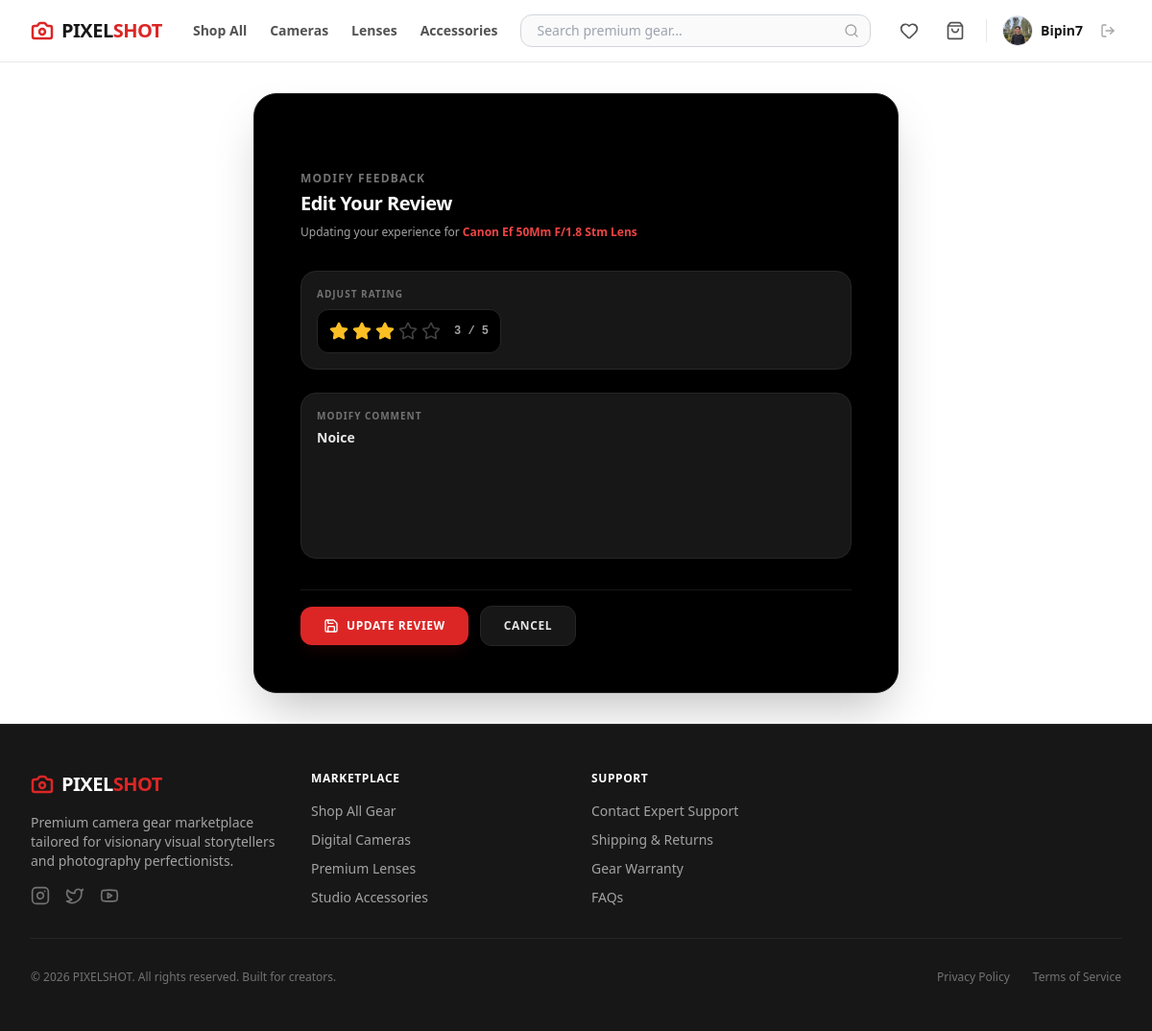
Screenshot of /review/edit/1/ (signed in) with the database file from the repository.
### ps_app/models.py (models this page shows, shortened)
class User(AbstractUser):
    phone = models.CharField(max_length=20, blank=True)
    address = models.TextField(blank=True)
    profile_picture = models.ImageField(upload_to='images/user/', blank=True, null=True)

class Review(models.Model):
    product = models.ForeignKey(Product, on_delete=models.CASCADE, related_name='reviews')
    customer = models.ForeignKey(User, on_delete=models.CASCADE)
    rating = models.PositiveIntegerField(default=5)
    comment = models.TextField()
    created_at = models.DateTimeField(auto_now_add=True)

class Product(models.Model):
    class Category(models.TextChoices):
        CAMERAS = 'cameras', 'Camera Bodies'
        LENSES = 'lenses', 'Lenses & Optics'
        STABILIZERS = 'stabilizers', 'Gimbals & Tripods'
        LIGHTING = 'lighting', 'Studio & On-Camera Lighting'
        AUDIO = 'audio', 'Microphones & Audio Recorders'
        STORAGE = 'storage', 'Memory Cards & Drives'
        ACCESSORIES = 'accessories', 'Bags, Power & Rigging'
    class Condition(models.TextChoices):
        NEW = 'new', 'Brand New (Sealed)'
        REFURBISHED = 'refurbished', 'Factory Refurbished'
        OPEN_BOX = 'open_box', 'Open Box / Mint'
    brand = models.ForeignKey(Brand, on_delete=models.SET_NULL, null=True, related_name='products')
    name = models.CharField(max_length=255)
    category = models.CharField(max_length=20, choices=Category.choices)
    condition = models.CharField(max_length=20, choices=Condition.choices, default=Condition.NEW)
    description = models.TextField()
    price = models.DecimalField(max_digits=10, decimal_places=2)
    stock = models.PositiveIntegerField(default=0)
    product_image = models.ImageField(upload_to='images/products/')
    sku = models.CharField(max_length=100, unique=True, blank=True, null=True, help_text="Unique Product SKU Stock Identifier")
    is_active = models.BooleanField(default=True)
    created_at = models.DateTimeField(auto_now_add=True)

### ps_app/views/review_view.py (the view, shortened to what this page needs)
# urls.py: path('review/edit/<int:review_id>/', edit_review_view, name='edit_review'),
@login_required
def edit_review_view(request, review_id):
    review = Review.objects.filter(id=review_id, customer=request.user).first()
    errors = {}
    return render(request, 'main/edit_review_page.html', {'review': review})

### ps_app/templates/main/edit_review_page.html (shortened to what this page needs)
<!DOCTYPE html>
<html lang="en">
<head>
    {% load static %}
    <link href="{% static 'css/styles.css' %}" rel="stylesheet" />
</head>
<body class="bg-white font-sans min-h-screen flex flex-col text-neutral-900">
    {% include 'components/_navbar.html' %}
    <main class="flex-grow flex items-center justify-center p-4 sm:p-6 lg:p-8">
        <form method="POST" class="w-full max-w-2xl bg-black border border-neutral-800 rounded-3xl overflow-hidden shadow-2xl p-8 lg:p-12 space-y-8">
            <div>
                <h2 class="text-xs font-bold uppercase tracking-widest text-neutral-500 mb-1">Modify Feedback</h2>
                <p class="text-xl font-extrabold text-white tracking-tight">Edit Your Review</p>
                <p class="text-xs text-neutral-400 mt-2">Updating your experience for <span class="text-red-500 font-bold">{{ review.product.name }}</span></p>
            </div>
            <div class="space-y-6">
                <div class="bg-neutral-900 border border-neutral-800 p-4 rounded-2xl">
                    <label class="text-[10px] font-bold uppercase tracking-widest text-neutral-500 block mb-2">Adjust Rating</label>
                    <div class="flex items-center gap-1.5 bg-black border border-neutral-800 p-3 rounded-xl inline-flex">
                        <div class="flex items-center gap-1">
                            <button type="button" data-star="1" class="star-btn text-neutral-700 hover:scale-110 transition-transform focus:outline-none">
                                <i data-lucide="star" class="w-5 h-5"></i>
                            </button>
                            <button type="button" data-star="2" class="star-btn text-neutral-700 hover:scale-110 transition-transform focus:outline-none">
                                <i data-lucide="star" class="w-5 h-5"></i>
                            </button>
                            <button type="button" data-star="3" class="star-btn text-neutral-700 hover:scale-110 transition-transform focus:outline-none">
                                <i data-lucide="star" class="w-5 h-5"></i>
                            </button>
                            <button type="button" data-star="4" class="star-btn text-neutral-700 hover:scale-110 transition-transform focus:outline-none">
                                <i data-lucide="star" class="w-5 h-5"></i>
                            </button>
                            <button type="button" data-star="5" class="star-btn text-neutral-700 hover:scale-110 transition-transform focus:outline-none">
                                <i data-lucide="star" class="w-5 h-5"></i>
                            </button>
                        </div>
                        <span id="rating_display" class="text-xs font-mono font-bold text-neutral-400 ml-2">{{ review.rating|default:5 }} / 5</span>
                    </div>
                </div>
                <div class="bg-neutral-900 border border-neutral-800 p-4 rounded-2xl focus-within:border-red-600 transition-colors">
                    <label class="text-[10px] font-bold uppercase tracking-widest text-neutral-500 block mb-1">Modify Comment</label>
                    <textarea id="id_comment" name="comment" rows="5" required placeholder="Update what you liked or disliked about this product..." class="w-full bg-transparent text-sm font-semibold text-neutral-200 focus:outline-none placeholder-neutral-700 resize-none leading-relaxed">{{ review.comment|default:'' }}</textarea>
                </div>
            </div>
            <div class="flex items-center gap-3 pt-4 border-t border-neutral-900">
                <button type="submit" class="flex-grow sm:flex-none bg-red-600 hover:bg-red-700 text-white font-bold py-3 px-6 rounded-xl transition-all flex items-center justify-center gap-2 text-xs uppercase tracking-wider shadow-lg shadow-red-600/10">
                    <i data-lucide="save" class="w-4 h-4"></i>
                    Update Review
                </button>
                <a href="{{ request.META.HTTP_REFERER }}" class="flex-grow sm:flex-none bg-neutral-900 hover:bg-neutral-800 text-neutral-200 font-bold py-3 px-6 rounded-xl transition-all flex items-center justify-center gap-2 text-xs uppercase tracking-wider border border-neutral-800">
                    Cancel
                </a>
            </div>
        </form>
    </main>
    {% include 'components/_footer.html' %}
</body>
</html>

### ps_app/templates/components/_navbar.html (shortened to what this page needs)
<nav class="bg-white border-b border-gray-200 sticky top-0 z-50 font-sans text-neutral-900">
    <div class="max-w-7xl mx-auto px-4 sm:px-6 lg:px-8">
        <div class="flex justify-between h-16 items-center">
            <div class="flex items-center gap-8">
                <a href="/" class="flex items-center gap-2 text-xl font-black tracking-tight shrink-0">
                    <i data-lucide="camera" class="w-6 h-6 text-red-600 stroke-[2.5]"></i>
                    <span>PIXEL<span class="text-red-600">SHOT</span></span>
                </a>
                <div class="hidden md:flex items-center gap-6 text-sm font-semibold text-neutral-600">
                    <a href="/products/" class="hover:text-red-600 transition-colors">Shop All</a>
                    <a href="/products/?category=cameras" class="hover:text-red-600 transition-colors">Cameras</a>
                    <a href="/products/?category=lenses" class="hover:text-red-600 transition-colors">Lenses</a>
                    <a href="/products/?category=accessories" class="hover:text-red-600 transition-colors">Accessories</a>
                </div>
            </div>
            <div class="flex-1 max-w-md mx-6 hidden sm:block">
                <form action="/products/" method="GET" class="relative">
                    <input type="text" name="search" value="{{ request.GET.search }}" placeholder="Search premium gear..."
                        class="w-full bg-neutral-50 border border-gray-300 rounded-xl pl-4 pr-9 py-1.5 text-sm focus:outline-none focus:ring-2 focus:ring-red-600 focus:border-red-600 focus:bg-white transition-all">
                    <button type="submit" class="absolute inset-y-0 right-0 flex items-center pr-3 text-neutral-400 hover:text-red-600">
                        <i data-lucide="search" class="w-4 h-4"></i>
                    </button>
                </form>
            </div>
            <div class="flex items-center gap-4">
                {% if user.is_authenticated and not user.is_staff %}
                    <a href="/wishlist/" class="p-1.5 text-neutral-600 hover:text-red-600 transition-colors relative">
                        <i data-lucide="heart" class="w-5 h-5"></i>
                    </a>
                    <a href="/cart/" class="p-1.5 text-neutral-600 hover:text-red-600 transition-colors relative">
                        <i data-lucide="shopping-bag" class="w-5 h-5"></i>
                    </a>
                {% endif %}
                {% if user.is_authenticated %}
                    <div class="flex items-center gap-3">
                        <a href="/profile/" class="flex items-center gap-2 group">
                            {% if user.profile_picture %}
                                <img src="{{ user.profile_picture.url }}" alt="Profile" class="w-8 h-8 rounded-full object-cover border border-gray-200 group-hover:border-red-600 transition-colors">
                            {% else %}
                                <div class="w-8 h-8 rounded-full bg-neutral-100 border border-gray-200 flex items-center justify-center text-neutral-500 group-hover:border-red-600 transition-colors">
                                    <i data-lucide="user" class="w-4 h-4"></i>
                                </div>
                            {% endif %}
                            <span class="text-sm font-semibold hidden lg:block group-hover:text-red-600 transition-colors">{{ user.username }}</span>
                        </a>
                        <form action="/logout/" method="POST" class="inline">
                            <button type="submit" class="p-1.5 text-neutral-400 hover:text-red-600 transition-colors" title="Log Out">
                                <i data-lucide="log-out" class="w-4 h-4"></i>
                            </button>
                        </form>
                    </div>
                {% else %}
                    <div class="flex items-center gap-3 text-sm font-bold">
                        <a href="/login/" class="text-neutral-600 hover:text-black transition-colors px-2 py-1.5">Sign In</a>
                        <a href="/register/" class="bg-neutral-900 text-white px-4 py-2 rounded-xl hover:bg-red-600 transition-all shadow-sm">Register</a>
                    </div>
                {% endif %}
            </div>
        </div>
    </div>
</nav>

### rows the page displays
User: profile_picture (picture), username "Bipin7"
Review: product.name "Canon Ef 50Mm F/1.8 Stm Lens", comment "Noice"
